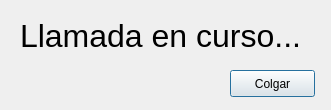
<?xml version="1.0" encoding="UTF-8"?>
<ui version="4.0">
 <class>Dialog</class>
 <widget class="QDialog" name="Dialog">
  <property name="geometry">
   <rect>
    <x>0</x>
    <y>0</y>
    <width>331</width>
    <height>110</height>
   </rect>
  </property>
  <property name="windowTitle">
   <string>Dialog</string>
  </property>
  <widget class="QLabel" name="label">
   <property name="geometry">
    <rect>
     <x>20</x>
     <y>20</y>
     <width>281</width>
     <height>31</height>
    </rect>
   </property>
   <property name="font">
    <font>
     <pointsize>24</pointsize>
    </font>
   </property>
   <property name="text">
    <string>Llamada en curso...</string>
   </property>
  </widget>
  <widget class="QPushButton" name="call_end">
   <property name="geometry">
    <rect>
     <x>230</x>
     <y>70</y>
     <width>85</width>
     <height>27</height>
    </rect>
   </property>
   <property name="text">
    <string>Colgar</string>
   </property>
  </widget>
 </widget>
 <resources/>
 <connections/>
</ui>
